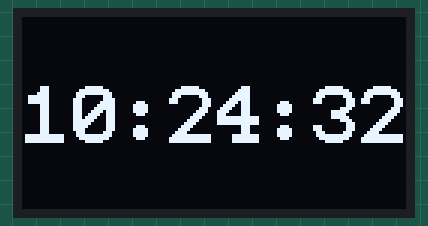
Simulated run of this program. Board: ESP32. Parts: 128×64 one-colour display. WiFi joins after 1.5 s; servers stay silent unless stated; the local clock reads 2024-03-15 10:24:30 at power-on unless the program sets it; what the program prints to the serial monitor is not drawn.

Above: at 2.6 s.
At 6.7 s:
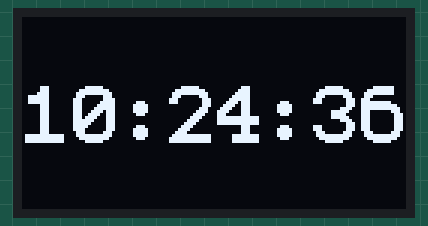
At 10.8 s:
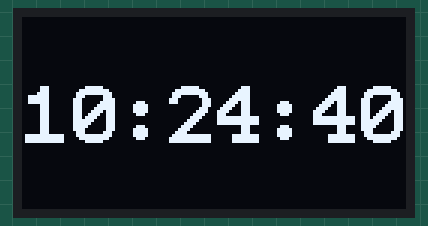
At 20.0 s:
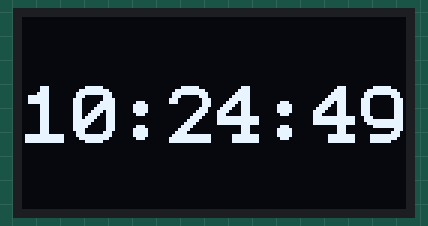
At 29.3 s:
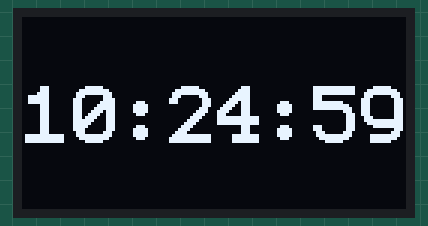
At 38.5 s:
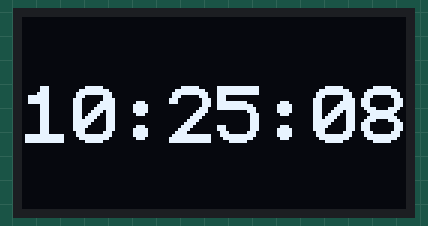

The program:

main.cpp
```cpp
#include <Arduino.h>
#include <WiFi.h>
#include <time.h>
#include <U8g2lib.h>
#include <Wire.h>

// 👉 Reemplaza con los datos de tu red
const char* ssid = "Nombre de La Red WiFi";
const char* password = "Contraseña de La Red WiFi";

// Configuración del reloj NTP
const char* ntpServer = "pool.ntp.org";
const long gmtOffset_sec = 3600;      // Ajusta a tu zona horaria (3600 = UTC+1)
const int daylightOffset_sec = 3600;  // Verano = 3600, invierno = 0

// Configuración de la pantalla OLED en este caso es una SSD1306
U8G2_SSD1306_128X64_NONAME_F_HW_I2C u8g2(U8G2_R0, /* reset=*/ U8X8_PIN_NONE);

// Configuración de la wifi
void setupWiFi() {
  WiFi.begin(ssid, password);
  Serial.print("Conectando a WiFi");
  while (WiFi.status() != WL_CONNECTED) {
    delay(500);
    Serial.print(".");
  }
  Serial.println(" ¡Conectado!");
}

// Configuración del reloj NTP
// Esta función se encarga de sincronizar la hora con el servidor NTP
void setupTime() {
  configTime(gmtOffset_sec, daylightOffset_sec, ntpServer);
  Serial.println("Sincronizando hora...");
  struct tm timeinfo;
  while (!getLocalTime(&timeinfo)) {
    Serial.print(".");
    delay(500);
  }
  Serial.println(" ¡Hora obtenida!");
}

// Esta función se encarga de dibujar la hora en la pantalla OLED
// La hora se obtiene del reloj NTP y se muestra en formato hh:mm:ss
void drawClock() {
  struct tm timeinfo;
  if (getLocalTime(&timeinfo)) {
    char timeStr[9]; // hh:mm:ss
    strftime(timeStr, sizeof(timeStr), "%H:%M:%S", &timeinfo);

    u8g2.clearBuffer();
    u8g2.setFont(u8g2_font_profont29_tn); // Fuente grande
    int x = (128 - u8g2.getStrWidth(timeStr)) / 2;  // Centrado horizontal
    u8g2.drawStr(x, 42, timeStr);
    u8g2.sendBuffer();
  } else {
    u8g2.clearBuffer();
    u8g2.setFont(u8g2_font_6x13_tr);
    u8g2.drawStr(10, 30, "Error NTP");
    u8g2.sendBuffer();
  }
}

void setup() {
  Serial.begin(115200);
  delay(1000);  // Espera a que el monitor serie esté listo
  setupWiFi();
  u8g2.begin();
  setupTime();
}

void loop() {
  drawClock();
  delay(1000);  // Actualiza cada segundo
}
```

Measured:
- what the display in image 0 shows lasts 1.0 s, from 2.6 s to 3.6 s
